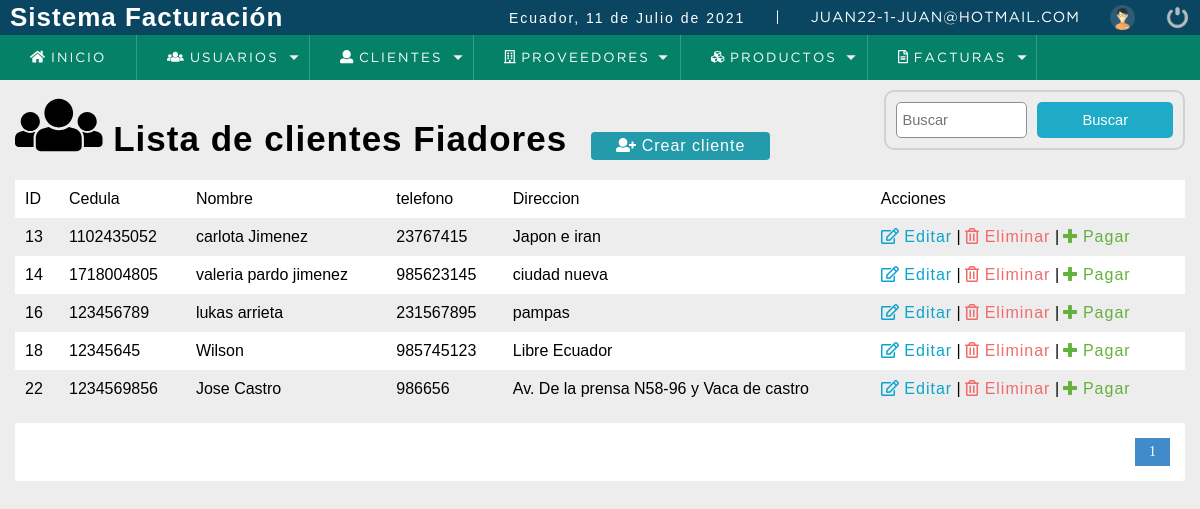
The page /sistema/listar_clientes_fiar.php (signed in) on the database its author committed.
### tables this page shows
CREATE TABLE `cliente` (
  `idcliente` int(11) NOT NULL,
  `nit` int(11) DEFAULT NULL,
  `idtipo` int(11) NOT NULL,
  `nombre` varchar(80) DEFAULT NULL,
  `telefono` int(11) DEFAULT NULL,
  `direccion` text DEFAULT NULL,
  `estatus` int(11) NOT NULL DEFAULT 1,
  `date_add` datetime NOT NULL DEFAULT current_timestamp(),
  `usuario_id` int(11) NOT NULL
);

### sistema/listar_clientes_fiar.php (the view, shortened to what this page needs)
<!DOCTYPE html>
<html lang="en">
    <head>
        <?PHP
        include "../sistema/recursos/scripts.php";
        ?>
    </head>
    <body>
       <?PHP
        include "../sistema/recursos/header.php";
        ?>
        <section id="container">
            <h1> <i class="fas fa-users fa-2x"></i> Lista de clientes Fiadores</h1>
            <a href="../sistema/registro_cliente.php" class="btn_new"> <i class="fas fa-user-plus"></i> Crear cliente</a>
            <form action="buscar_cliente.php" method="GET" class="form_search">
                <input type="text" name="busqueda" id ="busqueda" placeholder="Buscar">
                <input type="submit" value="Buscar" class="btn_search">
            </form>
            <table>
                <tr>
                    <td>ID</td>
                    <td>Cedula</td>
                    <td>Nombre</td>
                    <td>telefono</td>
                    <td>Direccion</td>
                    <td>Acciones</td>
                </tr>
                <?PHP
                $sql_registe = mysqli_query($conexion,"SELECT count(*) as total_registro FROM cliente WHERE estatus=1 AND idtipo=2");
                $result_register = mysqli_fetch_array($sql_registe);
                $total_registro = $result_register['total_registro'];
                $por_pagina = 5;
                if(empty($_GET['pagina'])){
                    $pagina = 1;
                }else{
                    $pagina=$_GET['pagina'];
                }
                $desde = ($pagina-1)* $por_pagina;
                $total_paginas = ceil($total_registro / $por_pagina);
                $query = mysqli_query($conexion, "SELECT * FROM cliente WHERE estatus = 1 AND idtipo=2 ORDER BY  idcliente ASC LIMIT $desde,$por_pagina ");
                $result = mysqli_num_rows($query);
                if ($result > 0) {
                    while ($data = mysqli_fetch_array($query)) {
                        if($data["nit"] == 0){
                            $nit = 'S/C';
                        }else{
                            $nit = $data["nit"];
                        }
                        ?>
                        <tr>
                            <td><?PHP echo $data["idcliente"];?></td>
                            <td><?PHP echo $nit;?></td>
                            <td><?PHP echo $data["nombre"];?> </td>
                            <td><?PHP echo $data["telefono"];?></td>
                            <td><?PHP echo $data["direccion"];?></td>
                            <td>
                                <a class="link_edit" href="../sistema/editar_cliente.php?id=<?PHP echo $data["idcliente"];?>"> <i class="far fa-edit"></i> Editar</a>
                                |
                                <a class="link_delete" href="../sistema/eliminar_confirmar_cliente.php?id=<?PHP echo $data["idcliente"];?>"> <i class="far fa-trash-alt"></i>  Eliminar</a>
                                |
                                <a class="link_add datosCliente" href="#" idCliente ="<?PHP echo $data["idcliente"]; ?>"  > <i class="fas fa-plus"></i>  Pagar</a>
                            </td>
                        </tr>
                  <?PHP
                        }
                }
                ?>
                    </table>
            <div class="paginador">
                <ul>
                    <?PHP
                        for ($i = 1; $i <= $total_paginas; $i++) {
                        if($i == $pagina){
                              echo '<li class= "pageSelected">'.$i.'</a></li>';
                        }else{
                            echo '<li><a href="?pagina='.$i.'">'.$i.'</a></li>';
                        }
                        }
                     ?>
                </ul>
            </div>
            </section>
    </body>
</html>

### sistema/css/style.css (style rules this page uses)
* { margin: 0; padding: 0; box-sizing: border-box; }
body { background: #ededed; }
h1, h2, h3, h4, h5, h6 { font-family: 'arial'; font-weight: bold; letter-spacing: 1px; }
h1 { font-size: 26px; }
a { text-decoration: none; font-family: arial; letter-spacing: 1px; }
#container { padding: 90px 15px 15px; }
form { background: #FFF; margin: auto; padding: 20px 50px; border: 2px solid #d1d1d1; }
input,select { display: block; width: 100%; font-size: 11pt; padding: 5px; border: 1px solid #85929e; border-radius: 5px; }
#container h1 { font-size: 35px; display: inline-block; }
.btn_new { display: inline-block; background: #239baa; color: #FFF; padding: 5px 25px; border-radius: 4px; margin: 20px; }
table { border-collapse: collapse; font-size: 12pt; font-family: 'arial'; width: 100%; }
table tr:nth-child(odd) { background: #FFF; }
table td { padding: 10px; }
.link_edit { color: #0ca4ce; }
.link_delete { color: #f26b6b; }
.link_add { color: #64b13c; }
.paginador ul { padding: 15px; list-style: none; background: #FFF; margin-top: 15px; display: -webkit-flex; display: -moz-flex; display: -ms-flex; display: -o-flex; display: flex; justify-content: flex-end; }
.paginador a, .pageSelected { color: #428bca; border: 1px solid #ddd; padding: 5px; display: inline-block; font-size: 14px; text-align: center; width: 35px; }
.pageSelected { color: #FFF; background: #428bca; border: 1px solid #428bca; }

### sistema/css/style2.css (style rules this page uses)
.form_search { display: -webkit-flex; display: -moz-flex; display: -ms-flex; display: -o-flex; display: flex; float: right; background: initial; padding: 10px; border-radius: 10px; }
.form_search .btn_search { background: #1faac8; color: #FFF; padding: 10px; border: 0; cursor: pointer; margin-left: 10px; display: -webkit-flex; display: -moz-flex; display: -ms-flex; display: -o-flex; display: flex; border-radius: 5px; }

### rows shown on the page
cliente: idcliente "13", nit "1102435052", nombre "carlota Jimenez", telefono "23767415", direccion "Japon e iran"
cliente: idcliente "14", nit "1718004805", nombre "valeria pardo jimenez", telefono "985623145", direccion "ciudad nueva"
cliente: idcliente "16", nit "123456789", nombre "lukas arrieta", telefono "231567895", direccion "pampas"
cliente: idcliente "18", nit "12345645", nombre "Wilson", telefono "985745123", direccion "Libre Ecuador"
cliente: idcliente "22", nit "1234569856", nombre "Jose Castro", telefono "986656", direccion "Av. De la prensa N58-96 y Vaca de castro"

### other values the page prints
fechaC() "11 de Julio de 2021"
$_SESSION['user'] "JUAN22"
$_SESSION['rol'] "1"
$_SESSION['email'] "JUAN@HOTMAIL.COM"
